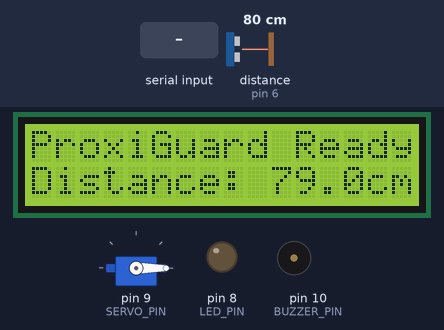
Recording of a sketch running on a simulated Arduino Uno, built with avr-gcc and run on an emulated ATmega328P. Parts: servo, 16×2 character LCD, output pins drawn as LEDs (lit = HIGH), buzzer (waves = sounding). Wiring (inferred from the names in the program): ultrasonic range finder: trigger pin 7; echo pin 6. The test bench sets the inputs (shaded band); at power-on: distance to the obstacle (sensor on pin 6) 80 cm. The echo pulse lasts 58.3 µs per cm; pins used as bus, display or sensor lines are not drawn.

Above: at 1.2 s.
1.3 s: distance to the obstacle (sensor on pin 6) set to 75 cm
At 2.5 s:
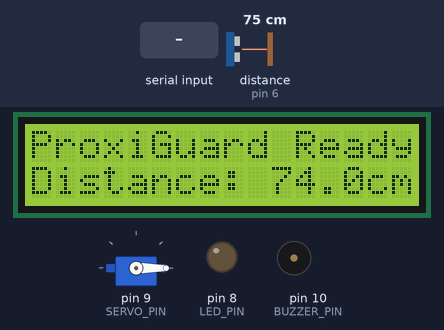
2.8 s: distance to the obstacle (sensor on pin 6) set to 68 cm
At 4.1 s:
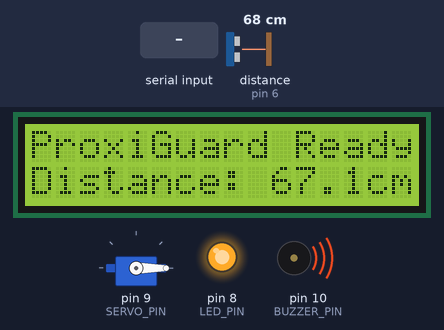
4.4 s: "Unlock\n" received over Serial
At 5.0 s:
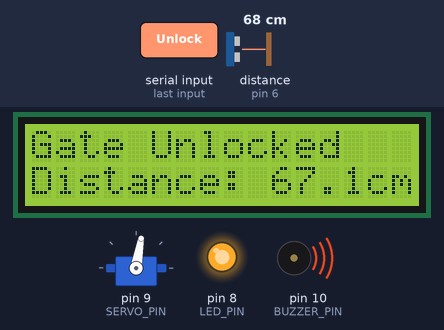
6.1 s: distance to the obstacle (sensor on pin 6) set to 120 cm
At 6.7 s:
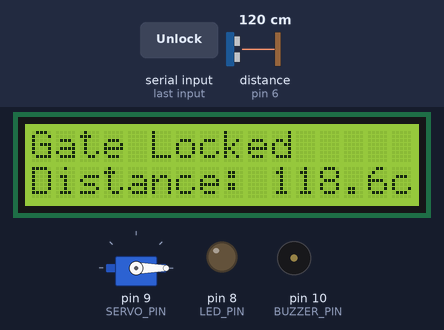
9.1 s: distance to the obstacle (sensor on pin 6) set to 2 cm
At 10.0 s:
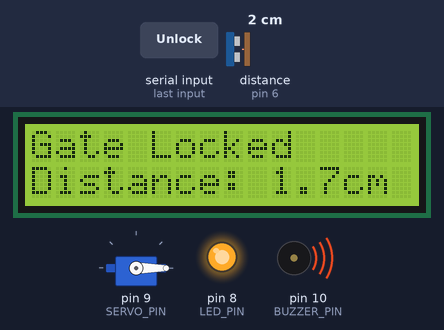
10.6 s: "Unlock\n" received over Serial
At 11.1 s:
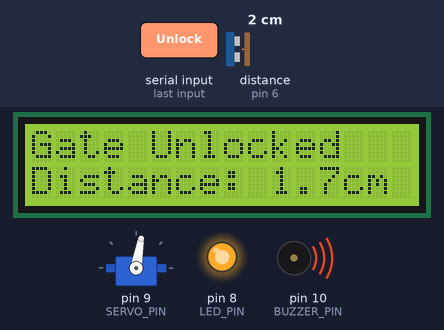
Timing chart, 0 to 13.2 s (numbered marks = the images above; inputs shaded):
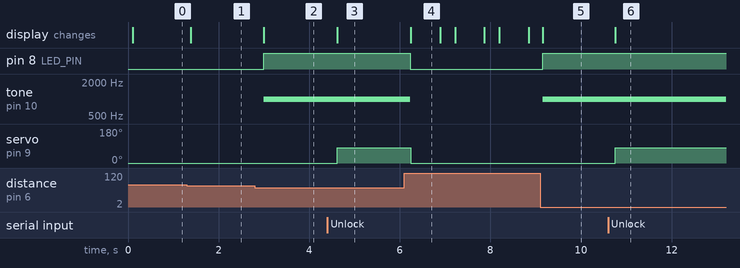

The sketch:

ProxiGuard_apr30a.ino
```cpp
#include <Servo.h>
#include <Wire.h>
#include <LiquidCrystal_I2C.h>

// Define pins
#define TRIG_PIN 7
#define ECHO_PIN 6
#define SERVO_PIN 9
#define LED_PIN 8
#define BUZZER_PIN 10

Servo myServo;
LiquidCrystal_I2C lcd(0x27, 16, 2); // LCD I2C address

String command = "";
bool isUnlocked = false;

void setup() {
  Serial.begin(9600);

  pinMode(TRIG_PIN, OUTPUT);
  pinMode(ECHO_PIN, INPUT);
  pinMode(LED_PIN, OUTPUT);
  pinMode(BUZZER_PIN, OUTPUT);

  myServo.attach(SERVO_PIN);
  myServo.write(0); // Initial position

  lcd.init();
  lcd.backlight();
  lcd.setCursor(0, 0);
  lcd.print("ProxiGuard Ready");
}

void loop() {
  float distance = getDistanceCM();

  // Display distance
  lcd.setCursor(0, 1);
  lcd.print("Distance: ");
  lcd.print(distance, 1);
  lcd.print("cm ");

  // Receive Bluetooth command
  while (Serial.available()) {
    char c = Serial.read();
    command += c;
    if (c == '\n') {
      command.trim();

      if (command.equalsIgnoreCase("Unlock") && distance <= 70) {
        isUnlocked = true;
        myServo.write(80);  // Open gate
        lcd.setCursor(0, 0);
        lcd.print("Gate Unlocked   ");
      }

      command = ""; // Reset
    }
  }

  // Alert when car is near
  if (distance <= 70) {
    digitalWrite(LED_PIN, HIGH);
    tone(BUZZER_PIN, 1000);
  } else {
    digitalWrite(LED_PIN, LOW);
    noTone(BUZZER_PIN);
  }

  // Auto-close when car drives away
  if (isUnlocked && distance > 80) {
    myServo.write(0);  // Close gate
    lcd.setCursor(0, 0);
    lcd.print("Gate Locked     ");
    isUnlocked = false;
  }

  delay(300);
}

float getDistanceCM() {
  digitalWrite(TRIG_PIN, LOW);
  delayMicroseconds(2);
  digitalWrite(TRIG_PIN, HIGH);
  delayMicroseconds(10);
  digitalWrite(TRIG_PIN, LOW);

  long duration = pulseIn(ECHO_PIN, HIGH, 30000);
  if (duration == 0) return -1;
  return duration * 0.034 / 2;
}
```

Measured:
- the behaviour switches between 71 and 70 cm on distance to the obstacle (sensor on pin 6) (found by bisection; images 1 and 2)
- after the input at 1.3 s, the display: changes after 0.09 s (image 1)
- after the input at 2.8 s, pin 8 (LED_PIN): LOW → HIGH after 0.20 s; tone on pin 10 (BUZZER_PIN): silent → 1000 Hz after 0.20 s; the display: changes after 0.20 s (image 2)
- after the input at 4.4 s, servo on pin 9 (SERVO_PIN): 0° → 80° after 0.22 s; the display: changes after 0.22 s (image 3)
- after the input at 6.1 s, pin 8 (LED_PIN): HIGH → LOW after 0.13 s; tone on pin 10 (BUZZER_PIN): 1000 Hz → silent after 0.13 s; servo on pin 9 (SERVO_PIN): 80° → 0° after 0.14 s; the display: changes after 0.14 s (image 4)
- after the input at 9.1 s, pin 8 (LED_PIN): LOW → HIGH after 0.06 s; tone on pin 10 (BUZZER_PIN): silent → 1000 Hz after 0.06 s; the display: changes after 0.06 s (image 5)
- after the input at 10.6 s, servo on pin 9 (SERVO_PIN): 0° → 80° after 0.15 s; the display: changes after 0.16 s (image 6)
